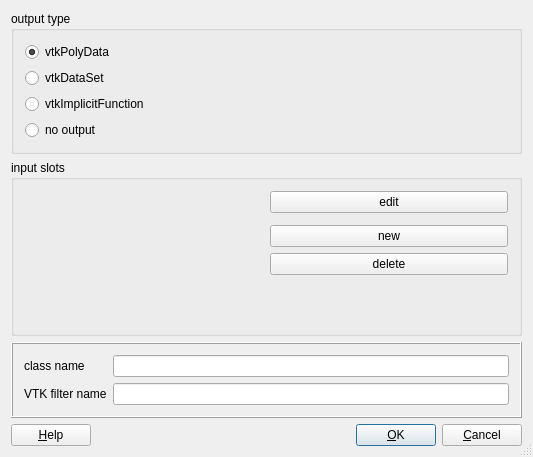
<?xml version="1.0" encoding="UTF-8"?>
<ui version="4.0">
 <class>NewFilterDialog</class>
 <widget class="QDialog" name="NewFilterDialog">
  <property name="geometry">
   <rect>
    <x>0</x>
    <y>0</y>
    <width>533</width>
    <height>457</height>
   </rect>
  </property>
  <property name="windowTitle">
   <string>create a new filter</string>
  </property>
  <property name="sizeGripEnabled">
   <bool>true</bool>
  </property>
  <layout class="QVBoxLayout">
   <item>
    <widget class="Q3ButtonGroup" name="buttonGroup1">
     <property name="title">
      <string>output type</string>
     </property>
     <layout class="QVBoxLayout">
      <item>
       <widget class="QRadioButton" name="polydata_rb">
        <property name="text">
         <string>vtkPolyData</string>
        </property>
        <property name="checked">
         <bool>true</bool>
        </property>
       </widget>
      </item>
      <item>
       <widget class="QRadioButton" name="dataset_rb">
        <property name="text">
         <string>vtkDataSet</string>
        </property>
       </widget>
      </item>
      <item>
       <widget class="QRadioButton" name="function_rb">
        <property name="text">
         <string>vtkImplicitFunction</string>
        </property>
       </widget>
      </item>
      <item>
       <widget class="QRadioButton" name="polydata_rb_2">
        <property name="text">
         <string>no output</string>
        </property>
        <property name="checked">
         <bool>false</bool>
        </property>
       </widget>
      </item>
     </layout>
    </widget>
   </item>
   <item>
    <widget class="Q3GroupBox" name="groupBox1">
     <property name="title">
      <string>input slots</string>
     </property>
     <layout class="QGridLayout">
      <item row="3" column="1">
       <widget class="QPushButton" name="pushButtonDelete">
        <property name="text">
         <string>delete</string>
        </property>
       </widget>
      </item>
      <item row="4" column="1">
       <spacer name="spacer3">
        <property name="orientation">
         <enum>Qt::Vertical</enum>
        </property>
        <property name="sizeType">
         <enum>QSizePolicy::Expanding</enum>
        </property>
        <property name="sizeHint" stdset="0">
         <size>
          <width>20</width>
          <height>40</height>
         </size>
        </property>
       </spacer>
      </item>
      <item row="0" column="1">
       <widget class="QPushButton" name="pushButtonEdit">
        <property name="text">
         <string>edit</string>
        </property>
       </widget>
      </item>
      <item row="0" column="0" rowspan="5">
       <widget class="Q3ListBox" name="inputs_lb">
        <property name="font">
         <font>
          <family>Courier 10 Pitch</family>
         </font>
        </property>
       </widget>
      </item>
      <item row="2" column="1">
       <widget class="QPushButton" name="pushButtonNew">
        <property name="text">
         <string>new</string>
        </property>
       </widget>
      </item>
     </layout>
    </widget>
   </item>
   <item>
    <widget class="Q3Frame" name="frame4">
     <property name="frameShape">
      <enum>QFrame::Box</enum>
     </property>
     <property name="frameShadow">
      <enum>QFrame::Raised</enum>
     </property>
     <layout class="QGridLayout">
      <item row="0" column="1">
       <widget class="QLineEdit" name="class_edit"/>
      </item>
      <item row="1" column="1">
       <widget class="QLineEdit" name="vtk_edit"/>
      </item>
      <item row="0" column="0">
       <widget class="QLabel" name="textLabel1">
        <property name="text">
         <string>class name</string>
        </property>
        <property name="wordWrap">
         <bool>false</bool>
        </property>
       </widget>
      </item>
      <item row="1" column="0">
       <widget class="QLabel" name="textLabel1_2">
        <property name="text">
         <string>VTK filter name</string>
        </property>
        <property name="wordWrap">
         <bool>false</bool>
        </property>
       </widget>
      </item>
     </layout>
    </widget>
   </item>
   <item>
    <layout class="QHBoxLayout">
     <property name="spacing">
      <number>6</number>
     </property>
     <property name="margin">
      <number>0</number>
     </property>
     <item>
      <widget class="QPushButton" name="buttonHelp">
       <property name="text">
        <string>&amp;Help</string>
       </property>
       <property name="shortcut">
        <string>F1</string>
       </property>
       <property name="autoDefault">
        <bool>true</bool>
       </property>
      </widget>
     </item>
     <item>
      <spacer name="Horizontal Spacing2">
       <property name="orientation">
        <enum>Qt::Horizontal</enum>
       </property>
       <property name="sizeType">
        <enum>QSizePolicy::Expanding</enum>
       </property>
       <property name="sizeHint" stdset="0">
        <size>
         <width>20</width>
         <height>20</height>
        </size>
       </property>
      </spacer>
     </item>
     <item>
      <widget class="QPushButton" name="buttonOk">
       <property name="text">
        <string>&amp;OK</string>
       </property>
       <property name="shortcut">
        <string/>
       </property>
       <property name="autoDefault">
        <bool>true</bool>
       </property>
       <property name="default">
        <bool>true</bool>
       </property>
      </widget>
     </item>
     <item>
      <widget class="QPushButton" name="buttonCancel">
       <property name="text">
        <string>&amp;Cancel</string>
       </property>
       <property name="shortcut">
        <string/>
       </property>
       <property name="autoDefault">
        <bool>true</bool>
       </property>
      </widget>
     </item>
    </layout>
   </item>
  </layout>
 </widget>
 <layoutdefault spacing="6" margin="11"/>
 <pixmapfunction>qPixmapFromMimeSource</pixmapfunction>
 <customwidgets>
  <customwidget>
   <class>Q3GroupBox</class>
   <extends>QGroupBox</extends>
   <header>Qt3Support/Q3GroupBox</header>
   <container>1</container>
  </customwidget>
  <customwidget>
   <class>Q3Frame</class>
   <extends>QFrame</extends>
   <header>Qt3Support/Q3Frame</header>
   <container>1</container>
  </customwidget>
  <customwidget>
   <class>Q3ButtonGroup</class>
   <extends>Q3GroupBox</extends>
   <header>Qt3Support/Q3ButtonGroup</header>
   <container>1</container>
  </customwidget>
  <customwidget>
   <class>Q3ListBox</class>
   <extends>Q3Frame</extends>
   <header>q3listbox.h</header>
  </customwidget>
 </customwidgets>
 <resources/>
 <connections>
  <connection>
   <sender>buttonOk</sender>
   <signal>clicked()</signal>
   <receiver>NewFilterDialog</receiver>
   <slot>accept()</slot>
   <hints>
    <hint type="sourcelabel">
     <x>20</x>
     <y>20</y>
    </hint>
    <hint type="destinationlabel">
     <x>20</x>
     <y>20</y>
    </hint>
   </hints>
  </connection>
  <connection>
   <sender>buttonCancel</sender>
   <signal>clicked()</signal>
   <receiver>NewFilterDialog</receiver>
   <slot>reject()</slot>
   <hints>
    <hint type="sourcelabel">
     <x>20</x>
     <y>20</y>
    </hint>
    <hint type="destinationlabel">
     <x>20</x>
     <y>20</y>
    </hint>
   </hints>
  </connection>
  <connection>
   <sender>pushButtonNew</sender>
   <signal>clicked()</signal>
   <receiver>NewFilterDialog</receiver>
   <slot>newInput()</slot>
   <hints>
    <hint type="sourcelabel">
     <x>20</x>
     <y>20</y>
    </hint>
    <hint type="destinationlabel">
     <x>20</x>
     <y>20</y>
    </hint>
   </hints>
  </connection>
  <connection>
   <sender>pushButtonEdit</sender>
   <signal>clicked()</signal>
   <receiver>NewFilterDialog</receiver>
   <slot>editInput()</slot>
   <hints>
    <hint type="sourcelabel">
     <x>20</x>
     <y>20</y>
    </hint>
    <hint type="destinationlabel">
     <x>20</x>
     <y>20</y>
    </hint>
   </hints>
  </connection>
  <connection>
   <sender>pushButtonDelete</sender>
   <signal>clicked()</signal>
   <receiver>NewFilterDialog</receiver>
   <slot>deleteInput()</slot>
   <hints>
    <hint type="sourcelabel">
     <x>20</x>
     <y>20</y>
    </hint>
    <hint type="destinationlabel">
     <x>20</x>
     <y>20</y>
    </hint>
   </hints>
  </connection>
 </connections>
</ui>
